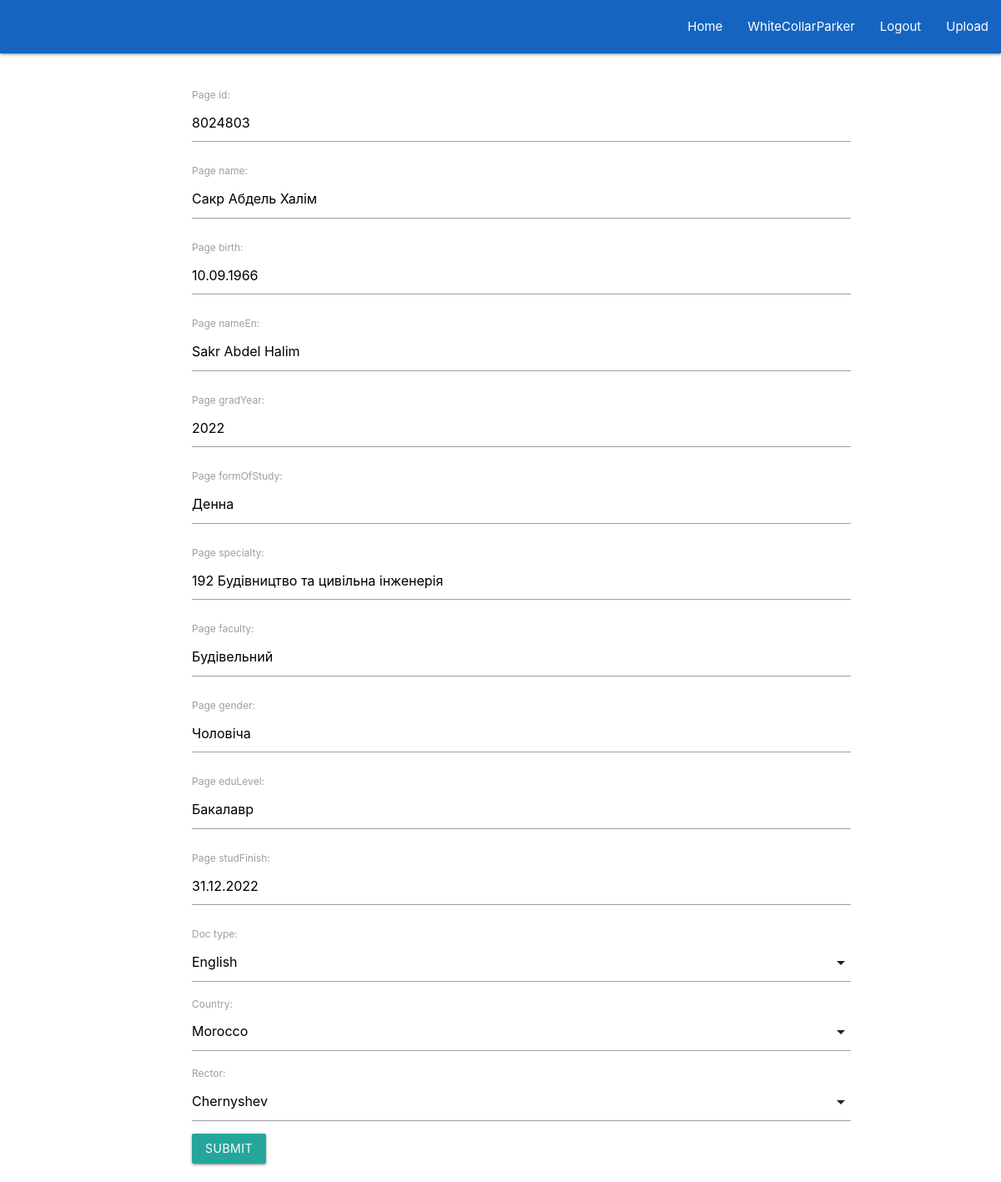
Screenshot of /create/8024803/ (signed in) with the database file from the repository.
### main/models.py (models this page shows, shortened)
class Page(models.Model):
    page_id = models.CharField(max_length=200)
    page_name = models.CharField(max_length=200)
    page_birth = models.CharField(max_length=200)
    page_gender = models.CharField(max_length=200)
    page_nationality = models.CharField(max_length=200)
    page_nameEn = models.CharField(max_length=200)
    page_gradYear = models.CharField(max_length=200)
    page_studFinish = models.CharField(max_length=200)
    page_faculty = models.CharField(max_length=200)
    page_eduLevel = models.CharField(max_length=200)
    page_formOfStudy = models.CharField(max_length=200)
    page_specialty = models.CharField(max_length=200)
    page_eduProg = models.CharField(max_length=200)
    page_prevDoc = models.CharField(max_length=200)
    slug = models.SlugField()

### main/views.py (the view, shortened to what this page needs)
# urls.py: path("create/<slug>/", views.doc_gen, name="detail" ),
@login_required(login_url='main:login')
def doc_gen(request, slug):
    unique_post = get_object_or_404(Page, slug=slug)
    form = DocForm(request.POST or None,
                   instance=unique_post)
    context = {
        'form': form
    }
    return render(request, 'main/detail.html', context)

### main/forms.py
class DocForm(forms.ModelForm):
    DOC_CHOICES = (
        ('en', 'English'),
        ('uk', 'Ukrainian'),
    )
    doc_type = forms.ChoiceField(choices=DOC_CHOICES)
    COUNTRY_CHOICES = (
        ('mr', 'Morocco'),
        ('tr', 'Turkey'),
    )
    country = forms.ChoiceField(choices=COUNTRY_CHOICES)
    RECTOR_CHOICES = (
        ('dn', 'Chernyshev'),
        ('kh', 'Khomenko'),
    )
    rector = forms.ChoiceField(choices=RECTOR_CHOICES)
    class Meta:
        model = Page
        fields = ['page_id',
                'page_name',
                'page_birth',
                'page_nameEn',
                'page_gradYear',
                'page_formOfStudy',
                'page_specialty',
                'page_nameEn',
                'page_faculty',
                'page_gender',
                'page_eduLevel',
                'page_studFinish',
                ]

### main/templates/main/detail.html (shortened to what this page needs)
{% extends "main/header.html" %}
{% block content %}
    <div class="container">
        <form method="POST" action=".">
            {{ form.as_p }}
            <input type="submit" name="submit" class="btn" >
        </form>
{% endblock %}

### main/templates/main/includes/navbar.html (shortened to what this page needs)
<div class="navbar-fixed">
    <nav>
        <div class="nav-wrapper blue darken-3">
            <ul class="right hide-on-med-and-down">
                <li><a href="/">Home</a></li>
                {% if user.is_authenticated %}
                    <li><a href=".">{{ user.username }}</a></li>
                    <li><a href="/logout">Logout</a></li>
                    <li><a href="/upload">Upload</a></li>
                {% else %}
                    <li><a href="/login">Login</a></li>
                {% endif %}
            </ul>
        </div>
    </nav>
</div>

### main/templates/main/header.html (style rules this page uses)
.container { padding-left: 50px; }

### rows the page displays
Page: page_id "8024803", page_name "Сакр Абдель Халім", page_birth "10.09.1966", page_nameEn "Sakr Abdel Halim", page_gradYear "2022", page_formOfStudy "Денна", page_specialty "192 Будівництво та цивільна інженерія", page_faculty "Будівельний", page_gender "Чоловіча", page_eduLevel "Бакалавр", page_studFinish "31.12.2022"

### other values shown
{{ user.username }} "WhiteCollarParker"
